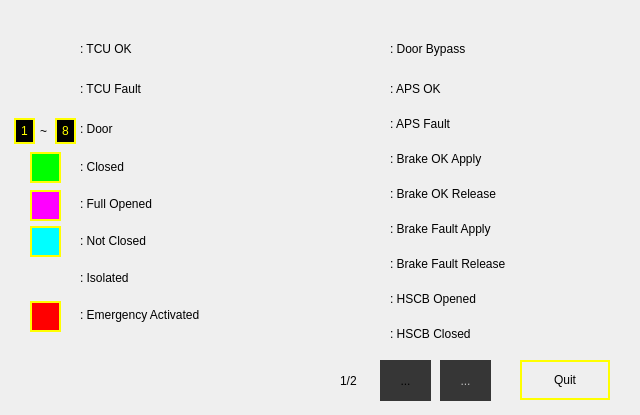
<?xml version="1.0" encoding="UTF-8"?>
<ui version="4.0">
 <class>CMainHelpDialog</class>
 <widget class="QDialog" name="CMainHelpDialog">
  <property name="windowModality">
   <enum>Qt::ApplicationModal</enum>
  </property>
  <property name="geometry">
   <rect>
    <x>0</x>
    <y>0</y>
    <width>640</width>
    <height>415</height>
   </rect>
  </property>
  <property name="windowTitle">
   <string>Dialog</string>
  </property>
  <property name="sizeGripEnabled">
   <bool>false</bool>
  </property>
  <property name="modal">
   <bool>true</bool>
  </property>
  <widget class="QPushButton" name="quitPushButton">
   <property name="geometry">
    <rect>
     <x>520</x>
     <y>360</y>
     <width>90</width>
     <height>40</height>
    </rect>
   </property>
   <property name="font">
    <font/>
   </property>
   <property name="styleSheet">
    <string>border: 2px solid  rgb(255, 255, 0);

</string>
   </property>
   <property name="text">
    <string>Quit</string>
   </property>
  </widget>
  <widget class="QLabel" name="label">
   <property name="geometry">
    <rect>
     <x>30</x>
     <y>301</y>
     <width>31</width>
     <height>31</height>
    </rect>
   </property>
   <property name="styleSheet">
    <string notr="true">background-color: red;
border: 2px solid  rgb(255, 255, 0);</string>
   </property>
   <property name="text">
    <string/>
   </property>
  </widget>
  <widget class="QLabel" name="label_3">
   <property name="geometry">
    <rect>
     <x>30</x>
     <y>226</y>
     <width>31</width>
     <height>31</height>
    </rect>
   </property>
   <property name="styleSheet">
    <string notr="true">background-color: rgb(0, 255, 255);
border: 2px solid  rgb(255, 255, 0);</string>
   </property>
   <property name="text">
    <string/>
   </property>
  </widget>
  <widget class="QLabel" name="label_4">
   <property name="geometry">
    <rect>
     <x>30</x>
     <y>190</y>
     <width>31</width>
     <height>31</height>
    </rect>
   </property>
   <property name="styleSheet">
    <string notr="true">background-color: rgb(255, 0, 255);
border: 2px solid  rgb(255, 255, 0);</string>
   </property>
   <property name="text">
    <string/>
   </property>
  </widget>
  <widget class="QLabel" name="label_5">
   <property name="geometry">
    <rect>
     <x>30</x>
     <y>152</y>
     <width>31</width>
     <height>31</height>
    </rect>
   </property>
   <property name="styleSheet">
    <string notr="true">color: rgb(0, 255, 0);
background-color: rgb(0, 255, 0);
border: 2px solid  rgb(255, 255, 0);</string>
   </property>
   <property name="text">
    <string/>
   </property>
  </widget>
  <widget class="QLabel" name="Label1_15">
   <property name="geometry">
    <rect>
     <x>33</x>
     <y>118</y>
     <width>21</width>
     <height>26</height>
    </rect>
   </property>
   <property name="font">
    <font/>
   </property>
   <property name="styleSheet">
    <string/>
   </property>
   <property name="text">
    <string>~</string>
   </property>
   <property name="alignment">
    <set>Qt::AlignCenter</set>
   </property>
  </widget>
  <widget class="QLabel" name="label_10">
   <property name="geometry">
    <rect>
     <x>55</x>
     <y>118</y>
     <width>21</width>
     <height>26</height>
    </rect>
   </property>
   <property name="styleSheet">
    <string>background-color: rgb(0,0, 0);
border: 2px solid  rgb(255, 255, 0);
color: rgb(255, 255, 0);</string>
   </property>
   <property name="text">
    <string>8</string>
   </property>
   <property name="alignment">
    <set>Qt::AlignCenter</set>
   </property>
  </widget>
  <widget class="QLabel" name="label_9">
   <property name="geometry">
    <rect>
     <x>14</x>
     <y>118</y>
     <width>21</width>
     <height>26</height>
    </rect>
   </property>
   <property name="styleSheet">
    <string>background-color: rgb(0,0, 0);
border: 2px solid  rgb(255, 255, 0);
color: rgb(255, 255, 0);</string>
   </property>
   <property name="text">
    <string>1</string>
   </property>
   <property name="alignment">
    <set>Qt::AlignCenter</set>
   </property>
  </widget>
  <widget class="QToolButton" name="downToolButton">
   <property name="geometry">
    <rect>
     <x>380</x>
     <y>360</y>
     <width>51</width>
     <height>41</height>
    </rect>
   </property>
   <property name="styleSheet">
    <string notr="true">background-color: rgb(54, 54, 54);
border: 0px solid;</string>
   </property>
   <property name="text">
    <string>...</string>
   </property>
   <property name="icon">
    <iconset>
     <normaloff>resource/image/down.png</normaloff>resource/image/down.png</iconset>
   </property>
   <property name="iconSize">
    <size>
     <width>48</width>
     <height>48</height>
    </size>
   </property>
  </widget>
  <widget class="QToolButton" name="upToolButton">
   <property name="enabled">
    <bool>false</bool>
   </property>
   <property name="geometry">
    <rect>
     <x>440</x>
     <y>360</y>
     <width>51</width>
     <height>41</height>
    </rect>
   </property>
   <property name="styleSheet">
    <string notr="true">background-color: rgb(54, 54, 54);
border: 0px solid;</string>
   </property>
   <property name="text">
    <string>...</string>
   </property>
   <property name="icon">
    <iconset>
     <normaloff>resource/image/up.png</normaloff>resource/image/up.png</iconset>
   </property>
   <property name="iconSize">
    <size>
     <width>48</width>
     <height>48</height>
    </size>
   </property>
  </widget>
  <widget class="QLabel" name="currentPageLabel">
   <property name="geometry">
    <rect>
     <x>340</x>
     <y>360</y>
     <width>31</width>
     <height>41</height>
    </rect>
   </property>
   <property name="font">
    <font/>
   </property>
   <property name="styleSheet">
    <string/>
   </property>
   <property name="text">
    <string>1/2</string>
   </property>
  </widget>
  <widget class="QLabel" name="Label1_8">
   <property name="geometry">
    <rect>
     <x>80</x>
     <y>306</y>
     <width>220</width>
     <height>17</height>
    </rect>
   </property>
   <property name="font">
    <font/>
   </property>
   <property name="styleSheet">
    <string/>
   </property>
   <property name="text">
    <string>: Emergency Activated</string>
   </property>
  </widget>
  <widget class="QLabel" name="Label1_12">
   <property name="geometry">
    <rect>
     <x>80</x>
     <y>158</y>
     <width>220</width>
     <height>17</height>
    </rect>
   </property>
   <property name="font">
    <font/>
   </property>
   <property name="styleSheet">
    <string/>
   </property>
   <property name="text">
    <string>: Closed</string>
   </property>
  </widget>
  <widget class="QLabel" name="Label1_11">
   <property name="geometry">
    <rect>
     <x>80</x>
     <y>195</y>
     <width>220</width>
     <height>17</height>
    </rect>
   </property>
   <property name="font">
    <font/>
   </property>
   <property name="styleSheet">
    <string/>
   </property>
   <property name="text">
    <string>: Full Opened</string>
   </property>
  </widget>
  <widget class="QLabel" name="Label1_10">
   <property name="geometry">
    <rect>
     <x>80</x>
     <y>232</y>
     <width>220</width>
     <height>17</height>
    </rect>
   </property>
   <property name="font">
    <font/>
   </property>
   <property name="styleSheet">
    <string/>
   </property>
   <property name="text">
    <string>: Not Closed</string>
   </property>
  </widget>
  <widget class="QLabel" name="Label1_14">
   <property name="geometry">
    <rect>
     <x>80</x>
     <y>120</y>
     <width>220</width>
     <height>17</height>
    </rect>
   </property>
   <property name="font">
    <font/>
   </property>
   <property name="styleSheet">
    <string/>
   </property>
   <property name="text">
    <string>: Door</string>
   </property>
  </widget>
  <widget class="QLabel" name="Label1_18">
   <property name="geometry">
    <rect>
     <x>390</x>
     <y>40</y>
     <width>220</width>
     <height>17</height>
    </rect>
   </property>
   <property name="font">
    <font/>
   </property>
   <property name="styleSheet">
    <string/>
   </property>
   <property name="text">
    <string>: Door Bypass</string>
   </property>
  </widget>
  <widget class="QLabel" name="Label1_9">
   <property name="geometry">
    <rect>
     <x>80</x>
     <y>269</y>
     <width>220</width>
     <height>17</height>
    </rect>
   </property>
   <property name="font">
    <font/>
   </property>
   <property name="styleSheet">
    <string/>
   </property>
   <property name="text">
    <string>: Isolated</string>
   </property>
  </widget>
  <widget class="QLabel" name="Label1_20">
   <property name="geometry">
    <rect>
     <x>80</x>
     <y>40</y>
     <width>220</width>
     <height>17</height>
    </rect>
   </property>
   <property name="font">
    <font/>
   </property>
   <property name="styleSheet">
    <string/>
   </property>
   <property name="text">
    <string>: TCU OK</string>
   </property>
  </widget>
  <widget class="QLabel" name="Label1_28">
   <property name="geometry">
    <rect>
     <x>390</x>
     <y>290</y>
     <width>220</width>
     <height>17</height>
    </rect>
   </property>
   <property name="font">
    <font/>
   </property>
   <property name="styleSheet">
    <string/>
   </property>
   <property name="text">
    <string>: HSCB Opened</string>
   </property>
  </widget>
  <widget class="QLabel" name="Label1_27">
   <property name="geometry">
    <rect>
     <x>390</x>
     <y>185</y>
     <width>220</width>
     <height>17</height>
    </rect>
   </property>
   <property name="font">
    <font/>
   </property>
   <property name="styleSheet">
    <string/>
   </property>
   <property name="text">
    <string>: Brake OK Release</string>
   </property>
  </widget>
  <widget class="QLabel" name="Label1_24">
   <property name="geometry">
    <rect>
     <x>390</x>
     <y>150</y>
     <width>220</width>
     <height>17</height>
    </rect>
   </property>
   <property name="font">
    <font/>
   </property>
   <property name="styleSheet">
    <string/>
   </property>
   <property name="text">
    <string>: Brake OK Apply</string>
   </property>
  </widget>
  <widget class="QLabel" name="Label1_26">
   <property name="geometry">
    <rect>
     <x>390</x>
     <y>255</y>
     <width>220</width>
     <height>17</height>
    </rect>
   </property>
   <property name="font">
    <font/>
   </property>
   <property name="styleSheet">
    <string/>
   </property>
   <property name="text">
    <string>: Brake Fault Release</string>
   </property>
  </widget>
  <widget class="QLabel" name="Label1_22">
   <property name="geometry">
    <rect>
     <x>390</x>
     <y>115</y>
     <width>220</width>
     <height>17</height>
    </rect>
   </property>
   <property name="font">
    <font/>
   </property>
   <property name="styleSheet">
    <string/>
   </property>
   <property name="text">
    <string>: APS Fault</string>
   </property>
  </widget>
  <widget class="QLabel" name="Label1_25">
   <property name="geometry">
    <rect>
     <x>390</x>
     <y>220</y>
     <width>220</width>
     <height>17</height>
    </rect>
   </property>
   <property name="font">
    <font/>
   </property>
   <property name="styleSheet">
    <string/>
   </property>
   <property name="text">
    <string>: Brake Fault Apply</string>
   </property>
  </widget>
  <widget class="QLabel" name="Label1_23">
   <property name="geometry">
    <rect>
     <x>390</x>
     <y>80</y>
     <width>220</width>
     <height>17</height>
    </rect>
   </property>
   <property name="font">
    <font/>
   </property>
   <property name="styleSheet">
    <string/>
   </property>
   <property name="text">
    <string>: APS OK</string>
   </property>
  </widget>
  <widget class="QLabel" name="Label1_21">
   <property name="geometry">
    <rect>
     <x>80</x>
     <y>80</y>
     <width>220</width>
     <height>17</height>
    </rect>
   </property>
   <property name="font">
    <font/>
   </property>
   <property name="styleSheet">
    <string/>
   </property>
   <property name="text">
    <string>: TCU Fault</string>
   </property>
  </widget>
  <widget class="QLabel" name="Label1_29">
   <property name="geometry">
    <rect>
     <x>390</x>
     <y>325</y>
     <width>220</width>
     <height>17</height>
    </rect>
   </property>
   <property name="font">
    <font/>
   </property>
   <property name="styleSheet">
    <string/>
   </property>
   <property name="text">
    <string>: HSCB Closed</string>
   </property>
  </widget>
 </widget>
 <resources/>
 <connections/>
</ui>
